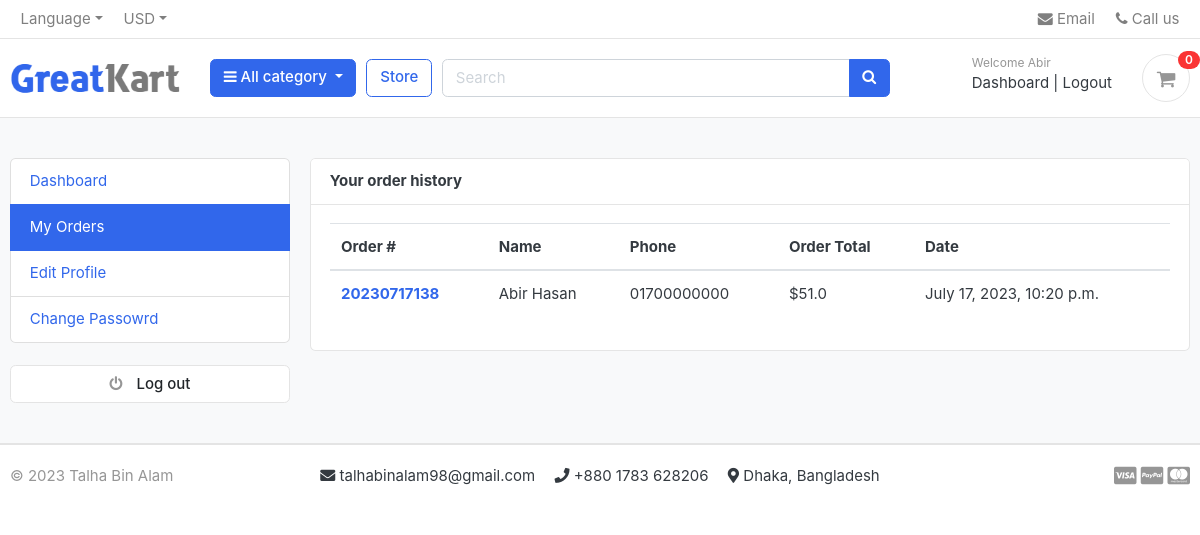
Before: /accounts/my_orders/ (signed in) with the older database file.
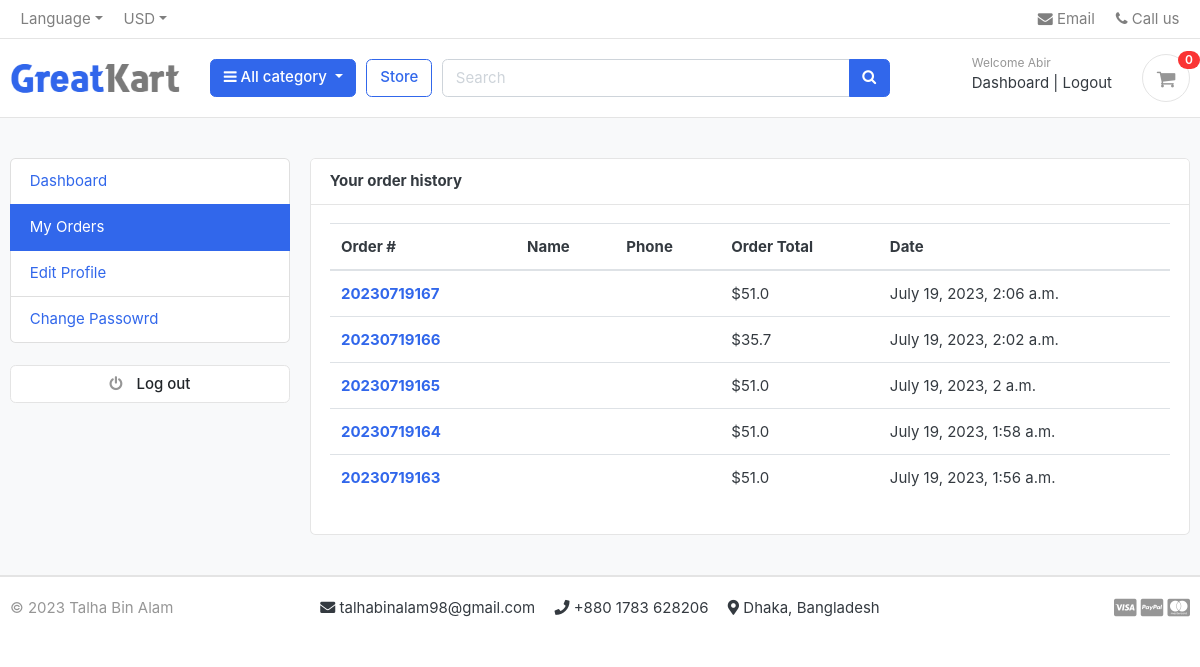
After: the same page with the newer database file.
### accounts/models.py (models this page shows, shortened)
class Account(AbstractBaseUser):
    first_name = models.CharField(max_length=50)
    last_name = models.CharField(max_length=50)
    username = models.CharField(max_length=50, unique=True)
    email = models.EmailField(unique=True)
    phone_number = models.CharField(max_length=50)
    date_joined = models.DateTimeField(auto_now_add=True)
    last_login = models.DateTimeField(auto_now_add=True)
    is_admin = models.BooleanField(default=False)
    is_staff = models.BooleanField(default=False)
    is_active = models.BooleanField(default=False)
    is_superadmin = models.BooleanField(default=False)
    USERNAME_FIELD = 'email'
    REQUIRED_FIELDS = ['username', 'first_name', 'last_name']
    objects = MyAccountManager()

### orders/models.py (models this page shows, shortened)
class Order(models.Model):
    STATUS = (
    ('Pending', 'Pending'),
    ('Accepted', 'Accepted'),
    ('On The Way', 'On The Way'),
    ('Delivered', 'Delivered'),
    ('Cancelled', 'Cancelled'),
    )
    user = models.ForeignKey(Account, on_delete=models.SET_NULL, null=True)
    payment = models.ForeignKey(Payment, on_delete=models.SET_NULL, null=True)
    order_number = models.CharField(max_length=50)
    first_name = models.CharField(max_length=50, blank=True)
    last_name = models.CharField(max_length=50, blank=True)
    phone = models.CharField(max_length=15, blank=True)
    email = models.EmailField(max_length=50, blank=True)
    address_line1 = models.CharField(max_length=50, blank=True)
    address_line2 = models.CharField(max_length=50, blank=True)
    country = models.CharField(max_length=50, blank=True)
    district = models.CharField(max_length=50, blank=True)
    city = models.CharField(max_length=50, blank=True)
    order_note = models.CharField(max_length=50, blank=True)
    order_total = models.FloatField()
    tax = models.FloatField()
    status = models.CharField(max_length=10, choices=STATUS, default='Pending')
    ip = models.CharField(max_length=20, blank=True)
    is_ordered = models.BooleanField(default=False)
    created_at = models.DateTimeField(auto_now_add=True)
    updated_at = models.DateTimeField(auto_now_add=True)
    def full_name(self):
        return f'{self.first_name} {self.last_name}'

### accounts/views.py (the view)
# urls.py: path('my_orders/', views.my_orders, name='my_orders'),
@login_required
def my_orders(request):
    orders = Order.objects.filter(user=request.user, is_ordered=True).order_by('-created_at')
    context = {
        'orders': orders,
    }
    return render(request, 'accounts/my_orders.html', context)

### carts/context_processors.py (called while the page is built)
def counter(request):
    cart_count = 0
    if 'admin' in request.path:
        return {}
    else:
        try:
            cart = Cart.objects.filter(cart_id=_cart_id(request))
            if request.user.is_authenticated:
                cart_items = CartItem.objects.all().filter(user=request.user)
            else:
                cart_items = CartItem.objects.all().filter(cart=cart[:1])
            for cart_item in cart_items:
                cart_count += cart_item.quantity
        except Cart.DoesNotExist:
            cart_item = 0
    return dict(cart_count=cart_count)

### carts/views.py (called while the page is built)
def _cart_id(request):
    cart = request.session.session_key
    if not cart:
        cart = request.session.create()
    return cart

### category/context_processors.py (called while the page is built)
def menu_links(request):
    links = Category.objects.all()
    return dict(links=links)

### category/models.py (called while the page is built)
    def get_url(self):
        return reverse('products_by_category', args=[self.slug])

### templates/accounts/my_orders.html (shortened to what this page needs)
{% extends 'base.html' %}
{% block content %}
<section class="section-conten padding-y bg">
    <div class="container">
        <div class="row">
        {% include 'includes/dashboard_sidebar.html' %}
        <main class="col-md-9">
            <article class="card">
            <header class="card-header">
                <strong class="d-inline-block mr-3">Your order history</strong>
            </header>
            <div class="card-body">
                <div class="row">
                    <div class="col-md-12">
                        <table class="table table-hover">
                            <thead>
                              <tr>
                                <th scope="col">Order #</th>
                                <th scope="col">Name</th>
                                <th scope="col">Phone</th>
                                <th scope="col">Order Total</th>
                                <th scope="col">Date</th>
                              </tr>
                            </thead>
                            <tbody>
                                {% for order in orders %}
                              <tr>
                                <th scope="row"><a href="{% url 'order_details' order.order_number %}">{{order.order_number}}</a></th>
                                <td>{{order.full_name}}</td>
                                <td>{{order.phone}}</td>
                                <td>${{order.order_total}}</td>
                                <td>{{order.created_at}}</td>
                              </tr>
                              {% endfor %}
                            </tbody>
                          </table>
                    </div>
                </div>
            </div>
            </article>
        </main>
    </div>
    </div>
    </section>
{% endblock content %}

### templates/base.html (shortened to what this page needs)
<!DOCTYPE HTML>
{% load static %}
<html lang="en">
<head>
    <link href="{% static 'css/bootstrap.css' %}" rel="stylesheet" type="text/css" />
    <link href="{% static 'fonts/fontawesome/css/all.min.css' %}" type="text/css" rel="stylesheet">
    <link rel="stylesheet" href="https://cdnjs.cloudflare.com/ajax/libs/font-awesome/4.7.0/css/font-awesome.min.css">
    <link href="{% static 'css/ui.css' %}" rel="stylesheet" type="text/css" />
    <link href="{% static 'css/responsive.css' %}" rel="stylesheet" media="only screen and (max-width: 1200px)" />
    <link href="{% static 'css/style.css' %}" rel="stylesheet" type="text/css" />
</head>
{% include 'includes/navbar.html' %}
<body>
    {% block content %}{% endblock content %}
</body>
</html>
{% include 'includes/footer.html' %}

### templates/includes/navbar.html (shortened to what this page needs)
{% load static %}
<header class="section-header">
    <nav class="navbar p-md-0 navbar-expand-sm navbar-light border-bottom">
        <div class="container">
            <div class="collapse navbar-collapse" id="navbarTop4">
                <ul class="navbar-nav mr-auto">
                    <li class="nav-item dropdown">
                        <a href="#" class="nav-link dropdown-toggle" data-toggle="dropdown">Language</a>
                    </li>
                    <li class="nav-item dropdown">
                        <a href="#" class="nav-link dropdown-toggle" data-toggle="dropdown">USD</a>
                    </li>
                </ul>
                <ul class="navbar-nav">
                    <li><a href="#" class="nav-link"> <i class="fa fa-envelope"></i> Email </a></li>
                    <li><a href="#" class="nav-link"> <i class="fa fa-phone"></i> Call us </a></li>
                </ul>
            </div>
        </div>
    </nav>
    <section class="header-main border-bottom">
        <div class="container">
            <div class="row align-items-center">
                <div class="col-lg-2 col-md-3 col-6">
                    <a href="/" class="brand-wrap">
                        <img class="logo" src="{% static 'images/logo.png' %}">
                    </a>
                </div>
                <div class="col-lg col-sm col-md col-6 flex-grow-0">
                    <div class="category-wrap dropdown d-inline-block float-right">
                        <button type="button" class="btn btn-primary dropdown-toggle" data-toggle="dropdown">
                            <i class="fa fa-bars"></i> All category
                        </button>
                    </div>
                </div>
                <a href="{% url 'store' %}" class="btn btn-outline-primary">Store</a>
                <div class="col-lg  col-md-6 col-sm-12 col">
                    <form action="{% url 'search' %}" class="search" method="GET">
                        <div class="input-group w-100">
                            <input type="text" class="form-control" style="width:60%;" placeholder="Search" name="keyword">
                            <div class="input-group-append">
                                <button class="btn btn-primary" type="submit">
                                    <i class="fa fa-search"></i>
                                </button>
                            </div>
                        </div>
                    </form>
                </div>
                <div class="col-lg-3 col-sm-6 col-8 order-2 order-lg-3">
                    <div class="d-flex justify-content-end mb-3 mb-lg-0">
                        {% if user.is_authenticated %}
                        <div class="widget-header">
                            <small class="title text-muted">Welcome {{ user.first_name | capfirst }}</small>
                            <div>
                                <a href="{% url 'dashboard' %}">Dashboard</a> <span class="dark-transp"> | </span>
                                <a href="{% url 'logout' %}">Logout</a>
                            </div>
                        </div>
                    {% endif %}
                        <a href="{% url 'cart' %}" class="widget-header pl-3 ml-3">
                            <div class="icon icon-sm rounded-circle border"><i class="fa fa-shopping-cart"></i>
                            </div>
                            <span class="badge badge-pill badge-danger notify">{{cart_count}}</span>
                        </a>
                    </div>
                </div>
            </div>
        </div>
    </section>
</header>

### templates/includes/dashboard_sidebar.html
<aside class="col-md-3">
    <ul class="list-group">
        <a class="list-group-item {% if '/accounts/' == request.path %}active{% endif %}" href="{% url 'dashboard' %}"> Dashboard </a>
        <a class="list-group-item {% if '/my_orders/' in request.path %}active{% endif %}" href="{% url 'my_orders' %}"> My Orders </a>
        <a class="list-group-item {% if '/edit_profile/' in request.path %}active{% endif %}" href="{% url 'edit_profile' %}"> Edit Profile </a>
        <a class="list-group-item {% if '/change_password/' in request.path %}active{% endif %}" href="{% url 'change_password' %}">Change Passowrd </a>
    </ul>
    <br>
    <a class="btn btn-light btn-block" href="{% url 'logout' %}"> <i class="fa fa-power-off"></i> <span class="text">Log out</span> </a>
</aside>

### templates/includes/footer.html
<footer class="section-footer border-top">
	<div class="container">
		<section class="footer-bottom border-top row">
			<div class="col-md-2">
				<p class="text-muted"> &copy 2023 Talha Bin Alam </p>
			</div>
            <div class="col-md-8 text-md-center">
                <span class="px-2">
                  <i class="fas fa-envelope"></i>
                  talhabinalam98@gmail.com
                </span>
                <span class="px-2">
                  <i class="fas fa-phone"></i>
                  +880 1783 628206
                </span>
                <span class="px-2">
                  <i class="fas fa-map-marker-alt"></i>
                  Dhaka, Bangladesh
                </span>
              </div>
			<div class="col-md-2 text-md-right text-muted">
				<i class="fab fa-lg fa-cc-visa"></i>
				<i class="fab fa-lg fa-cc-paypal"></i>
				<i class="fab fa-lg fa-cc-mastercard"></i>
			</div>
		</section>
	</div>
</footer>

### static/css/ui.css (style rules this page uses)
html { font-family: "Inter", sans-serif; font-size: 15px; }
.icon-xs, .icon-sm, .icon-md, .icon-lg { display: inline-block; text-align: center; flex-shrink: 0; flex-grow: 0; }
.icon-sm { width: 48px; height: 48px; line-height: 48px !important; font-size: 20px; }
.padding-y { padding-top: 40px; padding-bottom: 40px; }
article:after, .form-group:after { display: block; clear: both; content: ""; }
.bg { background-color: #f8f9fa; }
p:last-child { margin-bottom: 0; }
.header-main { position: relative; padding-top: 1rem; padding-bottom: 1rem; }
.brand-wrap .logo, .navbar-brand .logo { margin-right: 7px; max-height: 42px; display: inline-block; }
.widget-header { display: inline-block; vertical-align: middle; position: relative; }
.widget-header a { color: #343a40; }
.widget-header i { color: #969696; }
.widget-header .title { display: block; }
.widget-header .notify { position: absolute; top: -3px; right: -10px; }
.footer-bottom { padding-top: 20px; padding-bottom: 20px; }
.btn-light { background-color: #fff; border-color: #e4e4e4; }
.btn-light i { color: #969696; }
.btn i + .text { margin-left: 10px; }
.notify { position: absolute; top: -4px; right: -10px; display: inline-block; padding: 0.25em 0.6em; font-size: 12px; line-height: 1; text-align: center; border-radius: 3rem; color: #fff; background-color: #fa3434; }

Changed rows visible on the page:
removed Order: order_number "20230717138", full_name "Abir Hasan", phone "01700000000", order_total "51.0", created_at "July 17, 2023, 10:20 p.m."
added Order: order_number "20230719167", order_total "51.0", created_at "July 19, 2023, 2:06 a.m."
added Order: order_number "20230719166", order_total "35.7", created_at "July 19, 2023, 2:02 a.m."
added Order: order_number "20230719165", order_total "51.0", created_at "July 19, 2023, 2 a.m."
added Order: order_number "20230719164", order_total "51.0", created_at "July 19, 2023, 1:58 a.m."
added Order: order_number "20230719163", order_total "51.0", created_at "July 19, 2023, 1:56 a.m."
